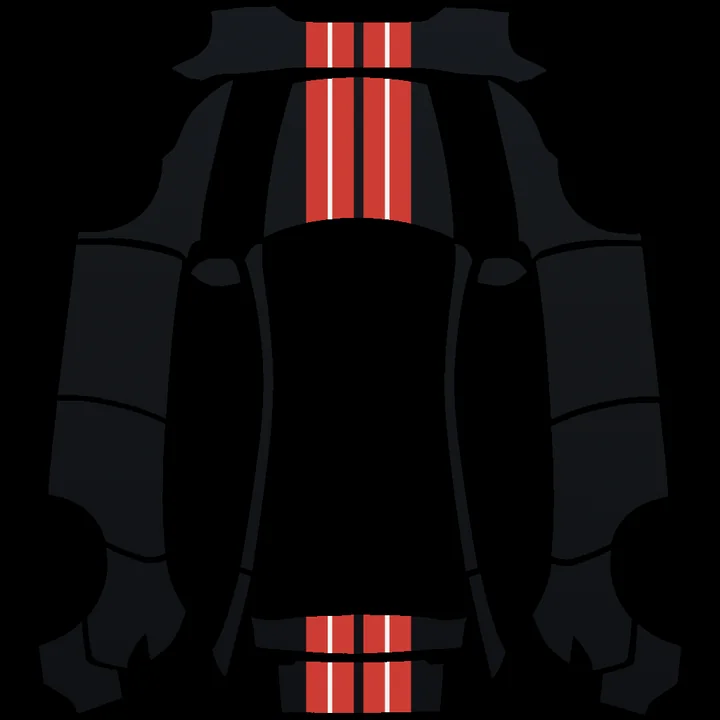
#> input picture img/bento-wrap.webp, 720 x 720 px
$ python build_template.py ../img/bento-wrap.webp out
#> lines starting #> are read from the running program, lines starting #| are printed output that depends on the picture; after the words box and inside, x2 and y2 are one past the last pixel; in counts of white or black regions, pixels touching at a corner belong together
#!/usr/bin/env python3
"""Maakt het paneel-masker voor een Tesla wrap-sjabloon.

Gebruik:
  python3 scripts/build_template.py <sjabloon.png> <uitvoermap> [opties]

Opties:
  --name "Naam"       weergavenaam in panels.json (standaard: Sjabloon)
  --size W H          schaal het sjabloon eerst naar deze afmeting (standaard: de eigen afmeting)
  --threshold N       een pixel is beschrijfbaar bij luminantie > N en alpha >= 128 (standaard: 128)
  --fill-holes        donkere gebieden die volledig binnen een paneel liggen, tellen ook als paneel
  --min-area N        kleinere gebieden zijn ruis (standaard: 300 px)
  --preview PAD.png   ter controle: de herkende panelen in kleur

Uitvoer in <uitvoermap>:
  mask.png     Grijswaarden-PNG op de sjabloonafmeting. Pixelwaarde = paneel-id (0 = buiten de panelen).
  panels.json  Naam, afmetingen, spiegelas (axis) en per paneel: naam, oppervlakte, bounding box,
               middelpunt en het spiegelpaneel (mirror, of null als er geen spiegelbeeld is).

Tesla-sjablonen (github.com/teslamotors/custom-wraps) hebben witte, beschrijfbare gebieden op een
transparante of zwarte achtergrond. Gebruik daarvoor de standaardwaarden.
"""
import argparse
import json
import os
from collections import deque

import numpy as np
from PIL import Image, ImageDraw


def label(mask):
    """Labelt samenhangende gebieden (4-connectiviteit). Geeft (labels, aantal)."""
    h, w = mask.shape
    flat = mask.ravel().tolist()
    lab = [0] * (h * w)
    n = 0
    for s in range(h * w):
        if not flat[s] or lab[s]:
            continue
        n += 1
        lab[s] = n
        queue = deque([s])
        while queue:
            p = queue.popleft()
            y, x = divmod(p, w)
            for ok, q in ((x > 0, p - 1), (x < w - 1, p + 1), (y > 0, p - w), (y < h - 1, p + w)):
                if ok and flat[q] and not lab[q]:
                    lab[q] = n
                    queue.append(q)
    return np.array(lab, dtype=np.int32).reshape(h, w), n


def position_name(cx, cy, w, h):
    vert = "boven" if cy < h / 3 else ("midden" if cy < 2 * h / 3 else "onder")
    horiz = "links" if cx < w / 3 else ("midden" if cx < 2 * w / 3 else "rechts")
    return f"{vert} {horiz}"


def mirror_mask(mask, axis):
    """Spiegelt een masker horizontaal om de lijn x = axis."""
    w = mask.shape[1]
    xm = np.round(2 * axis - np.arange(w)).astype(int)
    valid = (xm >= 0) & (xm < w)
    out = np.zeros_like(mask)
    out[:, valid] = mask[:, xm[valid]]
    return out


def main():
    ap = argparse.ArgumentParser(description=__doc__, formatter_class=argparse.RawDescriptionHelpFormatter)
    ap.add_argument("src")
    ap.add_argument("outdir")
    ap.add_argument("--name", default="Sjabloon")
    ap.add_argument("--size", nargs=2, type=int, metavar=("W", "H"))
    ap.add_argument("--threshold", type=int, default=128)
    ap.add_argument("--fill-holes", action="store_true")
    ap.add_argument("--min-area", type=int, default=300)
    ap.add_argument("--preview")
    args = ap.parse_args()

    im = Image.open(args.src).convert("RGBA")
    if args.size:
        im = im.resize(tuple(args.size), Image.LANCZOS)
    w, h = im.size
#> w = 720; h = 720
    rgba = np.asarray(im).astype(np.float32)
    lum = 0.299 * rgba[..., 0] + 0.587 * rgba[..., 1] + 0.114 * rgba[..., 2]
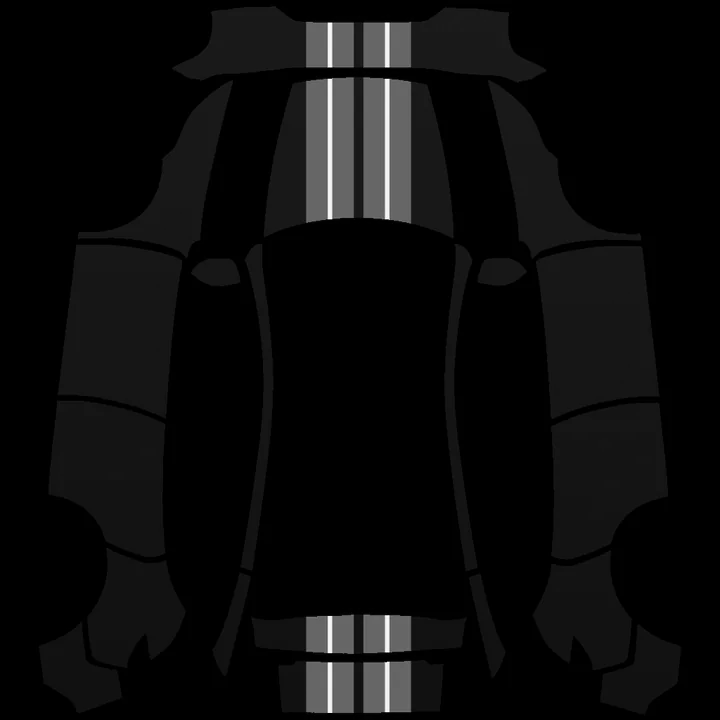
#> lum: shape (720, 720) float32; min 0, max 255, mean 11.9
    paint = (rgba[..., 3] >= 128) & (lum > args.threshold)
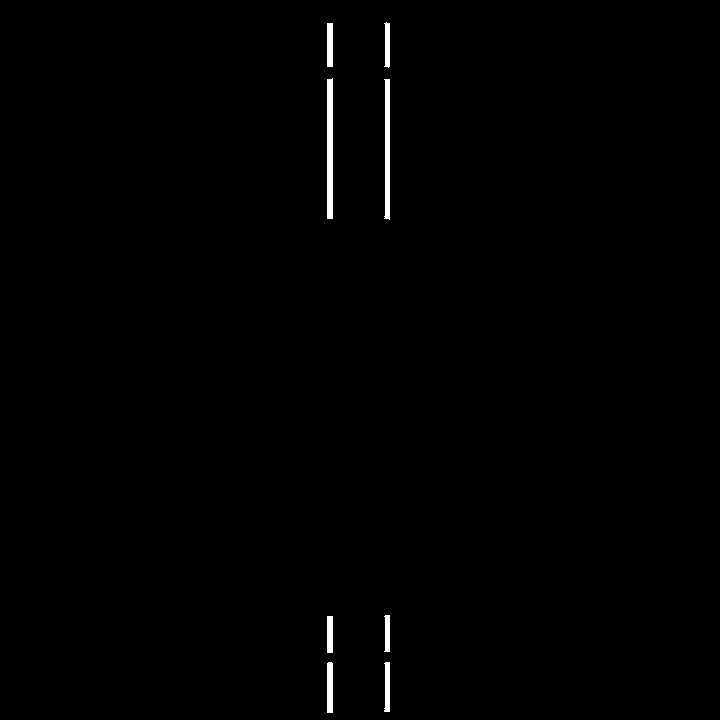
#> paint: shape (720, 720) bool; 0.58% white; 8 white regions, largest, box (x1, y1, x2, y2) and area: (327, 78, 333, 219) 841, (384, 79, 390, 220) 704, (327, 662, 333, 713) 304

    if args.fill_holes:
        bg_labels, _ = label(~paint)
        edge = np.unique(np.concatenate([bg_labels[0], bg_labels[-1], bg_labels[:, 0], bg_labels[:, -1]]))
        outside = np.isin(bg_labels, edge[edge > 0])
        enclosed = (~paint) & (~outside)
        print(f"ingesloten donkere gebieden dichtgemaakt als paneel: {label(enclosed)[1]}")
        paint = paint | enclosed

    comp, n = label(paint)
#> in label, `flat = mask.ravel().tolist()`: flat = 518400 items
#> after the loop in label, `for s in range(h * w):`: n = 8
#> comp: shape (720, 720) int32; 9 distinct labels, from 0 to 8
#> n = 8
    sizes = np.bincount(comp.ravel(), minlength=n + 1)
#> sizes = [515400, 224, 264, 841, 704, 187, 222, 304, 254]
    yy, xx = np.indices(comp.shape)
    cy = np.bincount(comp.ravel(), weights=yy.ravel(), minlength=n + 1) / np.maximum(sizes, 1)
#> cy = [359.9, 44.5, 44.5, 148.4, 148.7, 633, 634, 687.2, 686.7]
    cx = np.bincount(comp.ravel(), weights=xx.ravel(), minlength=n + 1) / np.maximum(sizes, 1)
#> cx = [359.5, 387, 329.5, 329.5, 387, 387, 329.5, 329.5, 387]

    keep = [l for l in range(1, n + 1) if sizes[l] >= args.min_area]
#> keep = [3, 4, 7]
    keep.sort(key=lambda l: (round(cy[l] / 40), cx[l]))  # leesvolgorde: boven naar onder, links naar rechts
    if not keep:
        raise SystemExit("Geen paneel gevonden; controleer --threshold")
    if len(keep) > 255:
        raise SystemExit("Te veel panelen voor een 8-bit id-kaart")

    ids = np.zeros(comp.shape, dtype=np.uint8)
    panels = []
    for new_id, l in enumerate(keep, start=1):
        m = comp == l
        ids[m] = new_id
        ys, xs = np.nonzero(m)
        panels.append({
            "id": new_id,
            "name": f"Paneel {new_id}: {position_name(cx[l], cy[l], w, h)}",
            "area": int(sizes[l]),
            "bbox": [int(xs.min()), int(ys.min()), int(xs.max()) + 1, int(ys.max()) + 1],
            "center": [round(float(cx[l]), 1), round(float(cy[l]), 1)],
        })
#> this loop made 3 passes
#> (l, vert in position_name) on passes 1 to 3: (3, 'boven'), (4, 'boven'), (7, 'onder')
#> pass 1, in main, `m = comp == l`:
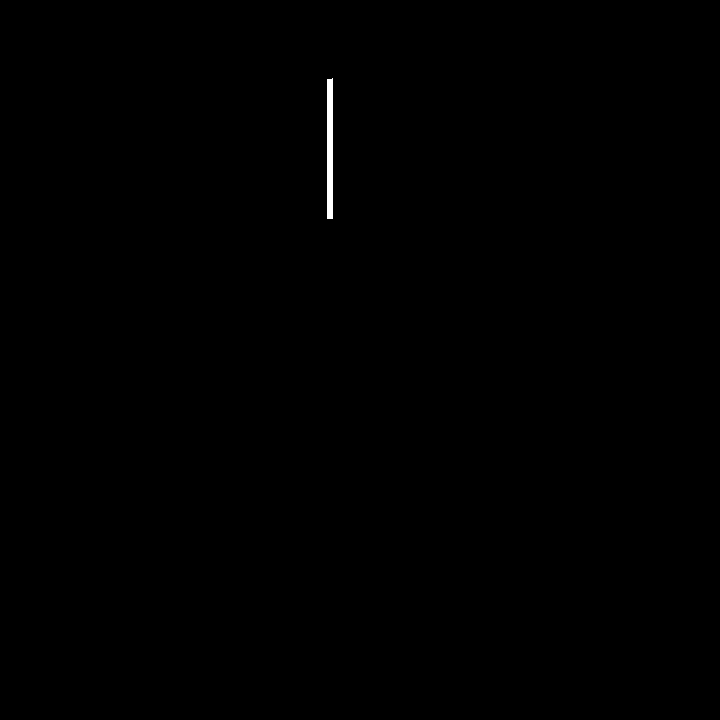
#> m: shape (720, 720) bool; 0.16% white; 1 white region, box (x1, y1, x2, y2) and area: (327, 78, 333, 219) 841
#> after the loop, panels = 3 items

    # Symmetrie: de spiegelas van het hele voertuig, en per paneel het spiegelpaneel.
    paint_all = ids > 0
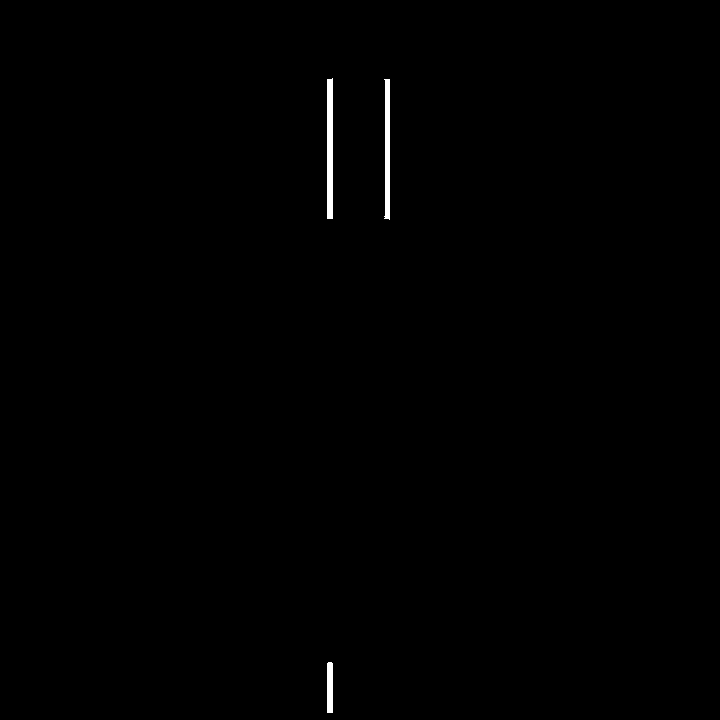
#> paint_all: shape (720, 720) bool; 0.36% white; 3 white regions, box (x1, y1, x2, y2) and area: (327, 78, 333, 219) 841, (384, 79, 390, 220) 704, (327, 662, 333, 713) 304
    candidates = np.arange(w / 2 - 15, w / 2 + 15.01, 0.5)
#> candidates = 61 values from 345 to 375
    scores = []
    for a in candidates:
        m = mirror_mask(paint_all, a)
        scores.append(np.logical_and(m, paint_all).sum() / max(1, np.logical_or(m, paint_all).sum()))
#> this loop made 61 passes
#> pass 1, in main, `m = mirror_mask(paint_all, a)`:
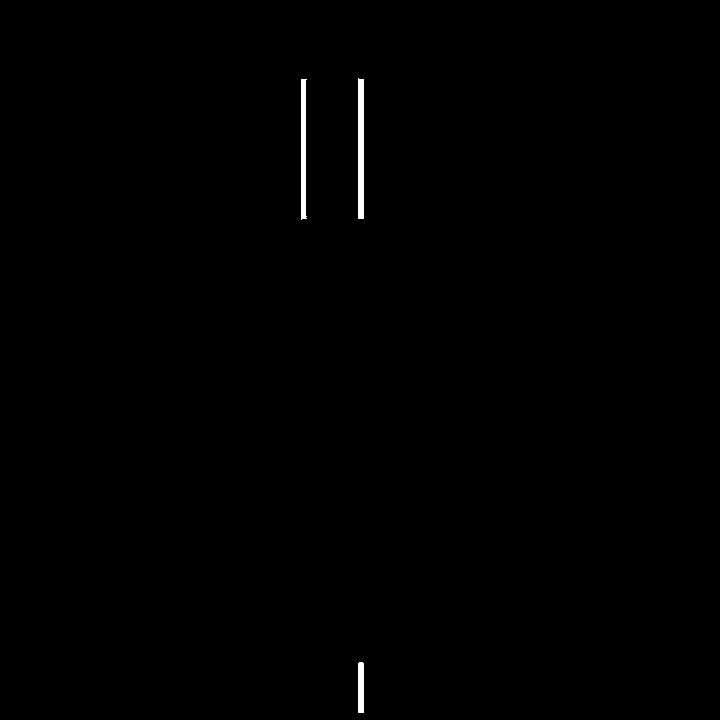
#> m: shape (720, 720) bool; 0.36% white; 3 white regions, box (x1, y1, x2, y2) and area: (358, 78, 364, 219) 841, (301, 79, 307, 220) 704, (358, 662, 364, 713) 304
#> after the loop:
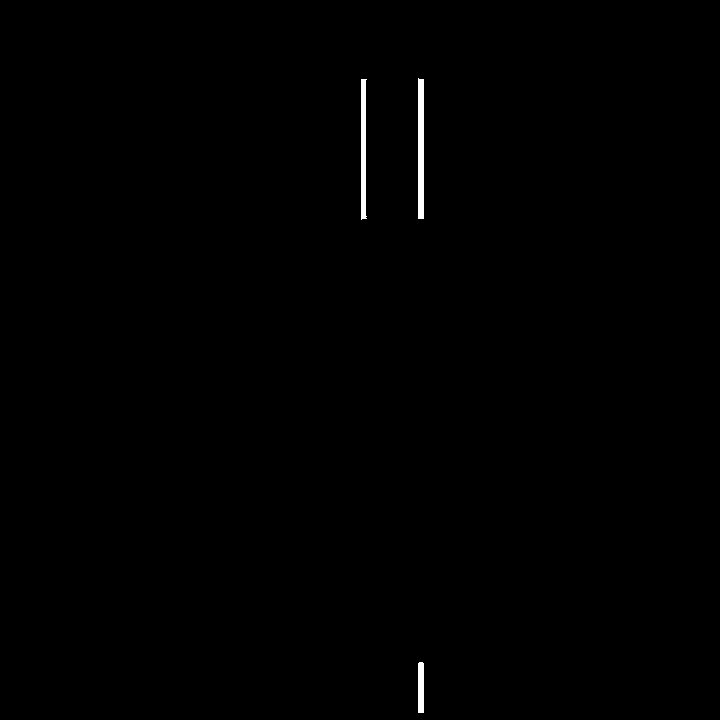
#> m: shape (720, 720) bool; 0.36% white; 3 white regions, box (x1, y1, x2, y2) and area: (418, 78, 424, 219) 841, (361, 79, 367, 220) 704, (418, 662, 424, 713) 304
#> after the loop, scores = 61 values, max 0.613 at index 26, min 0 at index 0, mean 0.0527
    axis = float(candidates[int(np.argmax(scores))])
#> axis = 358
    masks = {p["id"]: ids == p["id"] for p in panels}
#> masks = 3 items
    for p in panels:
        mirrored = mirror_mask(masks[p["id"]], axis)
        best_id, best_iou = None, 0.0
        for q in panels:
            inter = np.logical_and(mirrored, masks[q["id"]]).sum()
            union = np.logical_or(mirrored, masks[q["id"]]).sum()
            iou = inter / union if union else 0.0
            if iou > best_iou:
                best_id, best_iou = q["id"], iou
        p["mirror"] = best_id if best_iou >= 0.5 else None
#> this loop made 3 passes
#> pass 3, in main, `mirrored = mirror_mask(masks[p["id"]], axis)`:
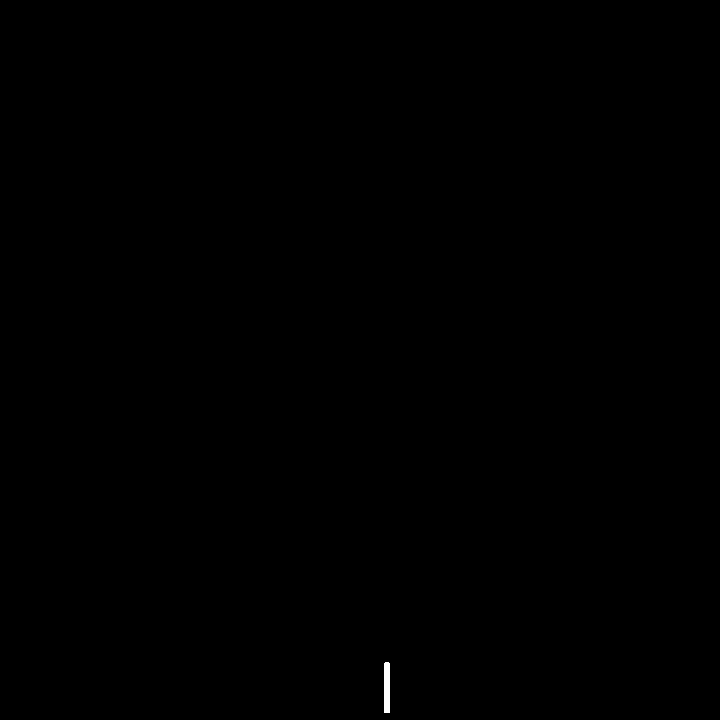
#> mirrored: shape (720, 720) bool; 0.06% white; 1 white region, box (x1, y1, x2, y2) and area: (384, 662, 390, 713) 304
    print(f"spiegelas x = {axis:.1f}; symmetrie:", ", ".join(f"{p['id']}->{p['mirror']}" for p in panels))
#| spiegelas x = 358.0; symmetrie: 1->2, 2->1, 3->None

    os.makedirs(args.outdir, exist_ok=True)
    Image.fromarray(ids, mode="L").save(os.path.join(args.outdir, "mask.png"), optimize=True)
    with open(os.path.join(args.outdir, "panels.json"), "w", encoding="utf-8") as f:
        json.dump({"name": args.name, "width": w, "height": h, "axis": axis, "panels": panels},
                  f, ensure_ascii=False, indent=2)

    print(f"{len(panels)} panelen ({w} x {h}) geschreven naar {args.outdir}")
#| 3 panelen (720 x 720) geschreven naar out
    for p in panels:
        print(f"  {p['id']:>2} {p['name']:<30} oppervlakte={p['area']:>6} bbox={p['bbox']}")
    edge_touch = ids[0].any() or ids[-1].any() or ids[:, 0].any() or ids[:, -1].any()
#> edge_touch = False
    print("raakt de rand van het canvas:", bool(edge_touch))
#| raakt de rand van het canvas: False

    if args.preview:
        flat = Image.alpha_composite(Image.new("RGBA", im.size, (0, 0, 0, 255)), im).convert("RGB")
        base = np.asarray(flat).astype(np.float32)
        palette = np.array([(230, 25, 75), (60, 180, 75), (255, 225, 25), (0, 130, 200), (245, 130, 48),
                            (145, 30, 180), (70, 240, 240), (240, 50, 230), (210, 245, 60), (250, 190, 212)], np.float32)
        color = palette[ids.astype(np.int32) % len(palette)]
        out = np.where(ids[..., None] > 0, 0.5 * base + 0.5 * color, base).astype(np.uint8)
        img = Image.fromarray(out)
        draw = ImageDraw.Draw(img)
        for p in panels:
            draw.text((p["center"][0] - 8, p["center"][1] - 8), str(p["id"]), fill=(255, 255, 255))
        img.save(args.preview)


if __name__ == "__main__":
    main()
